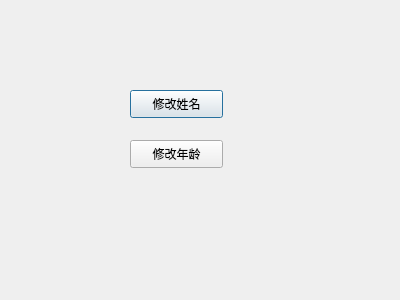
<?xml version="1.0" encoding="UTF-8"?>
<ui version="4.0">
 <class>change_manager_info</class>
 <widget class="QDialog" name="change_manager_info">
  <property name="geometry">
   <rect>
    <x>0</x>
    <y>0</y>
    <width>400</width>
    <height>300</height>
   </rect>
  </property>
  <property name="windowTitle">
   <string>Dialog</string>
  </property>
  <widget class="QPushButton" name="pushButton">
   <property name="geometry">
    <rect>
     <x>130</x>
     <y>90</y>
     <width>93</width>
     <height>28</height>
    </rect>
   </property>
   <property name="text">
    <string>修改姓名</string>
   </property>
  </widget>
  <widget class="QPushButton" name="pushButton_2">
   <property name="geometry">
    <rect>
     <x>130</x>
     <y>140</y>
     <width>93</width>
     <height>28</height>
    </rect>
   </property>
   <property name="text">
    <string>修改年龄</string>
   </property>
  </widget>
 </widget>
 <resources/>
 <connections/>
</ui>
